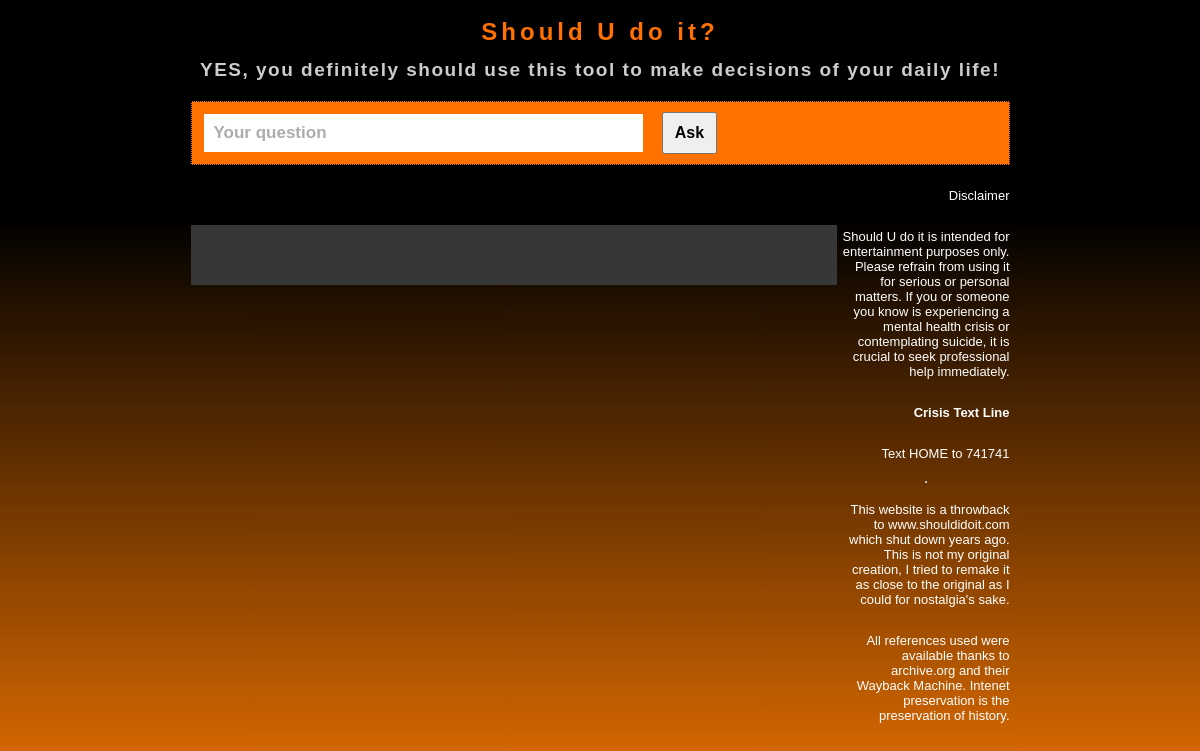
Page /?page=2 on the earlier database version.
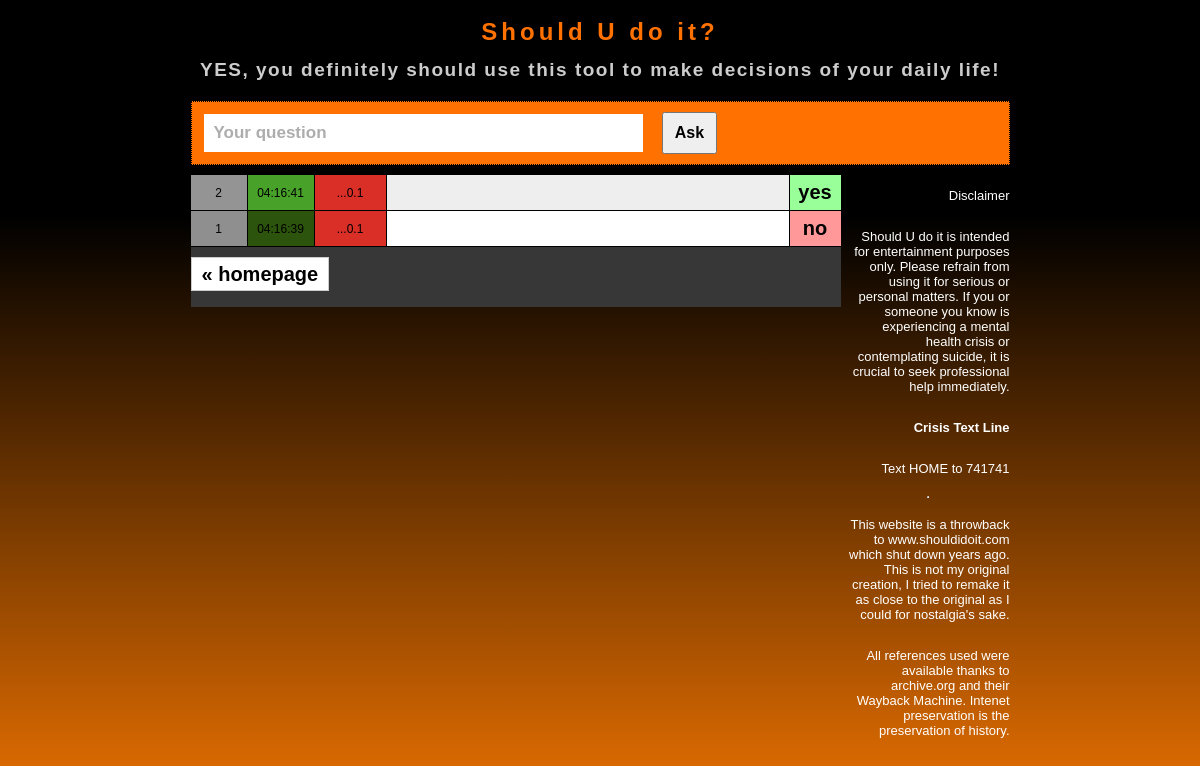
Same page on the later database version.
### main/models.py (models this page shows, shortened)
class Question(models.Model):
    text = models.CharField(max_length=50)
    answer = models.CharField(max_length=3)
    ip_address = models.GenericIPAddressField()
    timestamp = models.DateTimeField(auto_now_add=True)
    color = models.CharField(max_length=7, blank=True, null=True)

### main/views.py (the view)
# urls.py: path('', views.home, name='home'),
def home(request):
    questions = Question.objects.all().order_by('-timestamp')
    paginator = Paginator(questions, 17)
    page_number = request.GET.get('page')
    page_obj = paginator.get_page(page_number)
    context = {'questions':questions, 'questions': page_obj}
    return render(request, 'main/home.html', context)

### main/templatetags/custom_filters.py (called while the page is built)
@register.filter
def last_six_ip(ip_address):
    parts = ip_address.split('.')
    return f"...{parts[-2]}.{parts[-1]}"

### main/templatetags/filters.py (called while the page is built)
@register.filter
def last_octet(ip_address):
    try:
        return int(ip_address.split('.')[-1]) * 3 % 360
    except ValueError:
        return 0

### main/templates/main/home.html (shortened to what this page needs)
{% load static %}
{% load filters %}
{% load custom_filters %}
<!DOCTYPE html>
<html lang="en">
<head>
  <link rel="stylesheet" type='text/css' href="{% static 'css/styles.css' %}">
</head>
<body>
  <div class="contents">
    <div class="contents">
      <h2 class="title"><a class="title" href="/">Should U do it?</a></h2>
      <p class="slogan">YES, you definitely should use this tool to make decisions of your daily life!</p>
    </div>
    <div class="ask">
      <form method="POST" action="{% url 'ask_question' %}">
        <input class="askbar" type="text" maxlength="50" name="question_text" placeholder="Your question" onfocus="this.placeholder=''"onblur="this.placeholder='Your question'">
        <button class="askbutton" type="submit">Ask</button>
      </form>
    </div>
    <div class="listbody">
      <ul class="list">
        {% for question in questions %}
        <li class="listitem">
          <span class="listid{% cycle 'dark' 'light' %}">{{question.id}}</span>
          <span class="listtime" style="background-color: {{ question.color }};">{{question.timestamp|date:"H:i:s"}}</span>
          <span class="listip" style="background-color: hsl({{question.ip_address|last_octet}}, 70%, 50%);">{{question.ip_address|last_six_ip}}</span>
          <a class="listquestion{% cycle 'dark' 'light' %}">{{question.text}}</a>
          <p class="listanswer" style="background-color: {% if question.answer == 'no' %}#FF9999  {% else %}#99FF99{% endif %};">{{question.answer}}</p>
        </li>
        {% empty %}
        <p>No questions yet! Be the first to ask.</p>
        {% endfor %}
        <div class="foot">
        <div>
          {% if questions.has_previous %}
            <span class="pagination">
              {% if questions.previous_page_number == 1%}
                <a href="?page={{ questions.previous_page_number }}">&laquo; homepage</a>
              {% else %}
                <a href="?page={{ questions.previous_page_number }}">&laquo; page {{ questions.previous_page_number}}</a>
              {% endif %}
            {% endif %}
          </div>
        </div>
      </ul>
      <div class="sidebar">
        <p>Disclaimer</p>
        <p>Should U do it is intended for entertainment purposes only. Please refrain from using it for serious or personal matters. If you or someone you know is experiencing a mental health crisis or contemplating suicide, it is crucial to seek professional help immediately.</p>
        <p><strong>Crisis Text Line</strong></p>
        <p>Text HOME to 741741</p>
        <hr>
        <p>This website is a throwback to www.shouldidoit.com which shut down years ago. This is not my original creation, I tried to remake it as close to the original as I could for nostalgia's sake.</p>
        <p>All references used were available thanks to archive.org and their Wayback Machine. Intenet preservation is the preservation of history.</p>
      </div>
    </div>
  </div>
</body>
</html>

Differences in the rows shown:
added Question: id "2", timestamp "04:16:41", ip_address|last_six_ip "...0.1", answer "yes"
added Question: id "1", timestamp "04:16:39", ip_address|last_six_ip "...0.1", answer "no"
Other differences:
text now shown: "« homepage"
